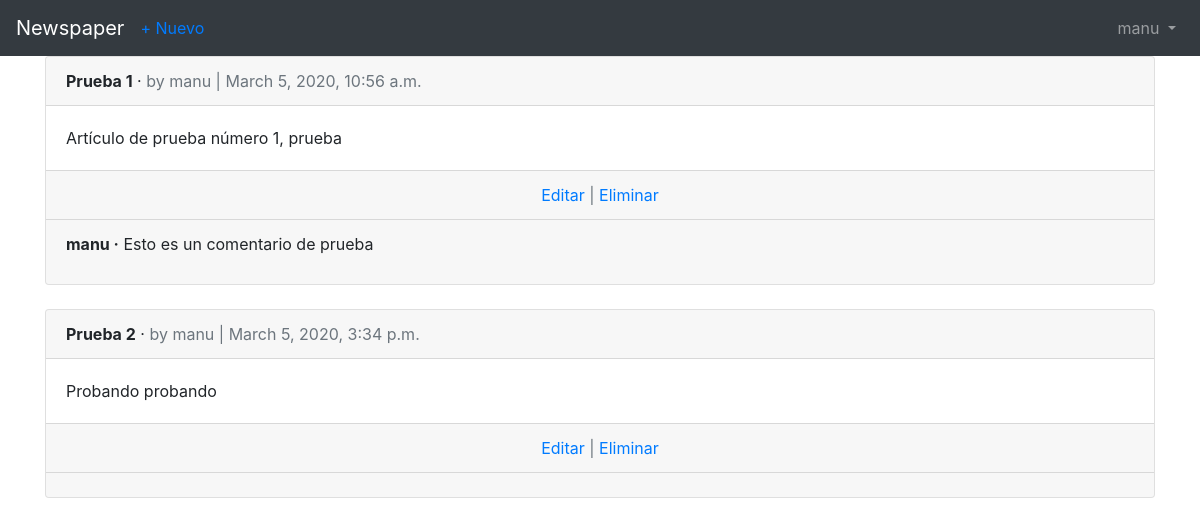
Screenshot of /articles/ (signed in) with the database file from the repository.
### users/models.py (models this page shows)
class CustomUser(AbstractUser):
    age = models.PositiveIntegerField(default=0)

### articles/models.py (models this page shows, shortened)
class Article(models.Model):
    title = models.CharField(max_length=255)
    body = models.TextField()
    date = models.DateTimeField(auto_now_add=True)
    author = models.ForeignKey(
        settings.AUTH_USER_MODEL,
        on_delete=models.CASCADE,
    )

class Comment(models.Model):
    article = models.ForeignKey(
        Article, on_delete=models.CASCADE, related_name='comments')
    comment = models.CharField(max_length=140)
    author = models.ForeignKey(
        settings.AUTH_USER_MODEL,
        on_delete=models.CASCADE,
    )
    def __str__(self):
        return self.comment

### articles/views.py (the view)
# urls.py: path('', views.ArticleListView.as_view(), name='article_list'),
class ArticleListView(LoginRequiredMixin, ListView):
    model = models.Article
    template_name = 'article_list.html'
    login_url = 'login'

### templates/article_list.html (shortened to what this page needs)
{% extends 'base.html' %}
{% block content %}
{% for article in object_list %}
<div class="card">
    <div class="card-header">
        <span class="font-weight-bold">{{ article.title }}</span> &middot;
        <span class="text-muted">by {{ article.author }} | {{ article.date }}</span>
    </div>
    <div class="card-body">
        {{ article.body }}
    </div>
    <div class="card-footer text-center text-muted">
        <a href="{% url 'article_edit' article.pk %}">Editar</a> |
        <a href="{% url 'article_delete' article.pk %}">Eliminar</a>
    </div>
    <div class="card-footer">
        {% for comment in article.comments.all %}
        <p>
            <span class="font-weight-bold">{{ comment.author }} &middot;</span>
            {{ comment }}
        </p>
        {% endfor %}
    </div>
</div>
<br />
{% endfor %}
{% endblock content %}

### templates/base.html (shortened to what this page needs)
<!doctype html>
<html lang="en">
<head>
    <link rel="stylesheet" href="https://maxcdn.bootstrapcdn.com/bootstrap/4.0.0/css/bootstrap.min.css"
>
</head>
<body>
    <nav class="navbar navbar-expand-md navbar-dark bg-dark mb- ">
        <a class="navbar-brand" href="{% url 'home' %}">Newspaper</a>
        {% if user.is_authenticated %}
        <ul class="navbar-nav mr-auto">
            <li class="nav-item"><a href="{% url 'article_new' %}">+ Nuevo</a></li>
        </ul>
        {% endif %}
        <div class="collapse navbar-collapse" id="navbarCollapse">
            {% if user.is_authenticated %}
            <ul class="navbar-nav ml-auto">
                <li class="nav-item">
                    <a class="nav-link dropdown-toggle" href="#" id="userMenu" data-toggle="dropdown"
                        aria-haspopup="true" aria-expanded="false">
                        {{ user.username }}
                    </a>
                </li>
            </ul>
            {% else %}
            <form class="form-inline ml-auto">
                <a href="{% url 'login' %}" class="btn btn-outline-secondary">Log in</a>
                <a href="{% url 'signup' %}" class="btn btn-primary ml- ">Sign up</a>
            </form>
            {% endif %}
        </div>
    </nav>
    <div class="container">
        {% block content %}
        {% endblock %}
    </div>
</body>
</html>

### rows the page displays
CustomUser: username "manu"
Article: title "Prueba 1", author "manu", date "March 5, 2020, 10:56 a.m.", body "Artículo de prueba número 1, prueba"
Comment: author "manu", comment "Esto es un comentario de prueba"
Article: title "Prueba 2", author "manu", date "March 5, 2020, 3:34 p.m.", body "Probando probando"
